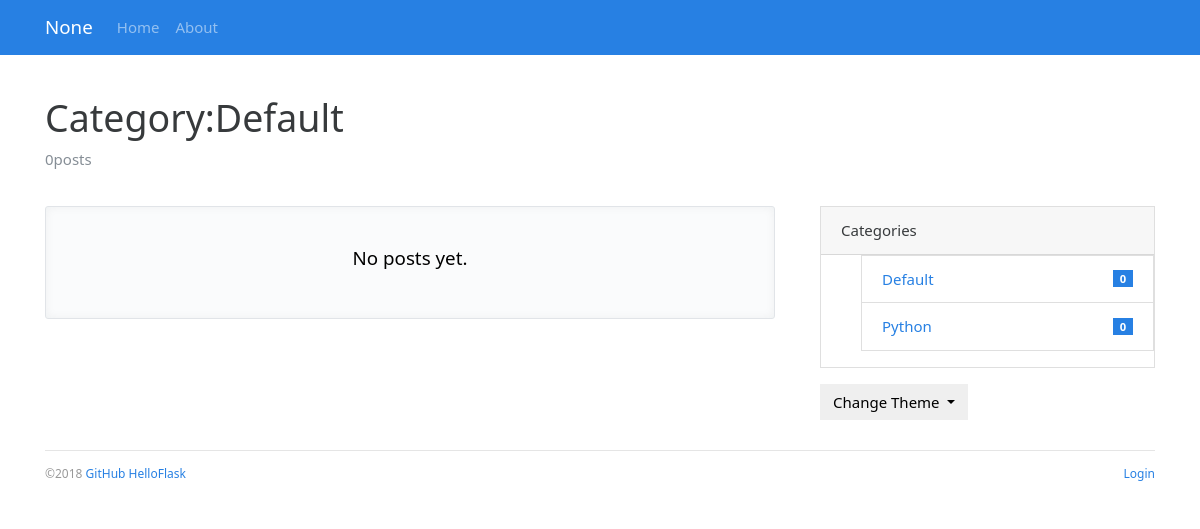
Page /category/1 on the committed database.
### bluelog/models.py (models this page shows, shortened)
class Category(db.Model):
    id = db.Column(db.Integer, primary_key=True)
    name = db.Column(db.String(30), unique=True)
    posts = db.relationship('Post', back_populates='category')

### bluelog/blueprints/blog.py (the view)
@blog_bp.route('/category/<int:category_id>')
def show_category(category_id):
    category = Category.query.get_or_404(category_id)
    page = request.args.get('page', 1, type=int)
    per_page = current_app.config['BLUELOG_POST_PER_PAGE']
    pagination = Post.query.with_parent(category).order_by(Post.timestamp.desc()).paginate(
        page, per_page=per_page)
    posts = pagination.items
    return render_template('blog/category.html', category=category, pagination=pagination, posts=posts)

### bluelog/__init__.py (called while the page is built)
def register_template_context(app):
    @app.context_processor
    def make_template_context():
        admin = Admin.query.first()
        categories = Category.query.order_by(Category.name).all()
        if current_user.is_authenticated:
            unread_comments = Comment.query.filter_by(reviewed=False).count()
        else:
            unread_comments = None
        return dict(admin=admin, categories=categories, unread_comments=unread_comments)

### bluelog/templates/blog/category.html (shortened to what this page needs)
{% extends 'base.html' %}
{% from 'bootstrap/pagination.html' import render_pagination %}
{% block content %}
    <div class="page-header">
        <h1>Category:{{ category.name }}</h1>
        <p class="text-muted">{{ category.posts| length }}posts</p>
    </div>
    <div class="row">
        <div class="col-sm-8">
            {% include 'blog/_posts.html' %}
        </div>
        <div class="col-sm-4 sidebar">
            {% include 'blog/_sidebar.html' %}
        </div>
    </div>
{% endblock %}

### bluelog/templates/blog/_sidebar.html (shortened to what this page needs)
{% if categories %}
    <div class="card mb-3">
        <div class="card-header">Categories</div>
        <ul>
            {% for category in categories %}
                <li class="list-group-item list-group-item-action d-flex justify-content-between align-items-center">
                    <a href="{{ url_for('blog.show_category',category_id=category.id) }}">{{ category.name }}</a>
                    <span class="badge badge-primary badge-pill">{{ category.posts|length }}</span>
                </li>
            {% endfor %}
        </ul>
    </div>
{% endif %}
<div class="dropdown">
    <button class="btn btn-default dropdown-toggle" type="button" id="dropdownMenuButton" data-toggle="dropdown"
            aria-haspopup="true" aria-expanded="false">Change Theme
    </button>
</div>

### bluelog/static/css/style.css (style rules this page uses)
.page-header { padding-top: 20px; padding-bottom: 20px; }
.sidebar { padding-left: 30px; }

### rows in the picture
Category: name "Default", posts|length "0"
Category: name "Python", posts|length "0"

### other values in the picture
{{ config.BLUELOG_TITLE }} "None"
{{ render_nav_item('blog.index','Home') }} "Home"
{{ render_nav_item('blog.about','About') }} "About"
{{ category.posts| length }} "0"
